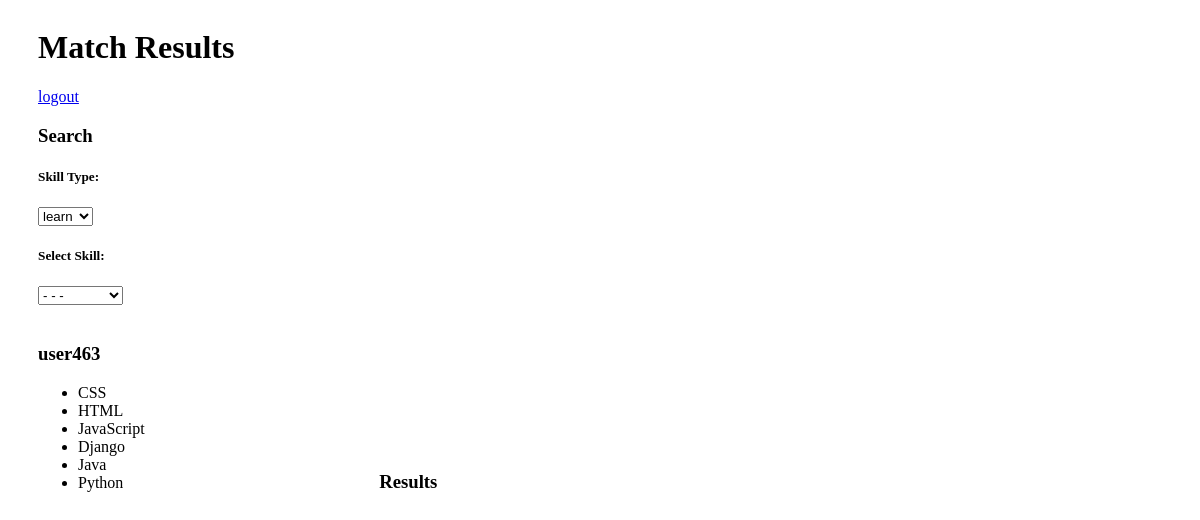
The page /brainex/profile/ (signed in) on the database its author committed.
### brainex/models.py (models this page shows, shortened)
class UserSkill(models.Model):
    fk_user = models.ForeignKey(User)
    fk_skill = models.ForeignKey(Skill, related_name='skill')
    teach_boolean = models.BooleanField()

class Skill(models.Model):
    skill_name = models.TextField()

### brainex/views.py (the view)
def profile(request):
    return render(request, 'brainex/results.html', {'user': request.user, 'skills': Skill.objects.all()})

### brainex/templates/brainex/results.html (shortened to what this page needs)
<!DOCTYPE html>
<html lang="en">
<head>
</head>
<body>
    <div id="container_div">
        <h1>Match Results</h1>
        <a href="{% url 'brainex:logout_user' %}">logout</a>
        <div id="search_div">
            <h3>Search</h3>
            <h5>Skill Type:</h5>
            <select>
                <option value="search_type_learn">learn</option>
            </select>
            <h5>Select Skill:</h5>
            <select name="search_skill">
                <option> - - - </option>
            </select>
        </div>
        <div id="profile_div">
            <h3>{{ user.username }}</h3>
            <ul>
            {% for user_skill in user.userskill_set.all %}
            <li>{{user_skill.fk_skill.skill_name}}</li>
            {% endfor %}
        </ul>
        </div>
        <div id="results_div">
            <h3>Results</h3>
        </div>
    </div>
</body>
</html>

### brainex/templates/brainex/results.html (style rules this page uses)
#container_div { overflow: hidden; margin-left: 30px; margin-right: 30px; }
#search_div { position: static; width: 90%; height: 200px; }
#profile_div { position: relative; display: inline-block; width: 30%; height: 1000px; margin: 0; }
#results_div { position: relative; display: inline-block; width: 69%; height:1000px; margin: 0; }

### rows shown on the page
UserSkill: fk_skill.skill_name "CSS"
UserSkill: fk_skill.skill_name "HTML"
UserSkill: fk_skill.skill_name "JavaScript"
UserSkill: fk_skill.skill_name "Django"
UserSkill: fk_skill.skill_name "Java"
UserSkill: fk_skill.skill_name "Python"

### other values the page prints
{{ user.username }} "user463"
